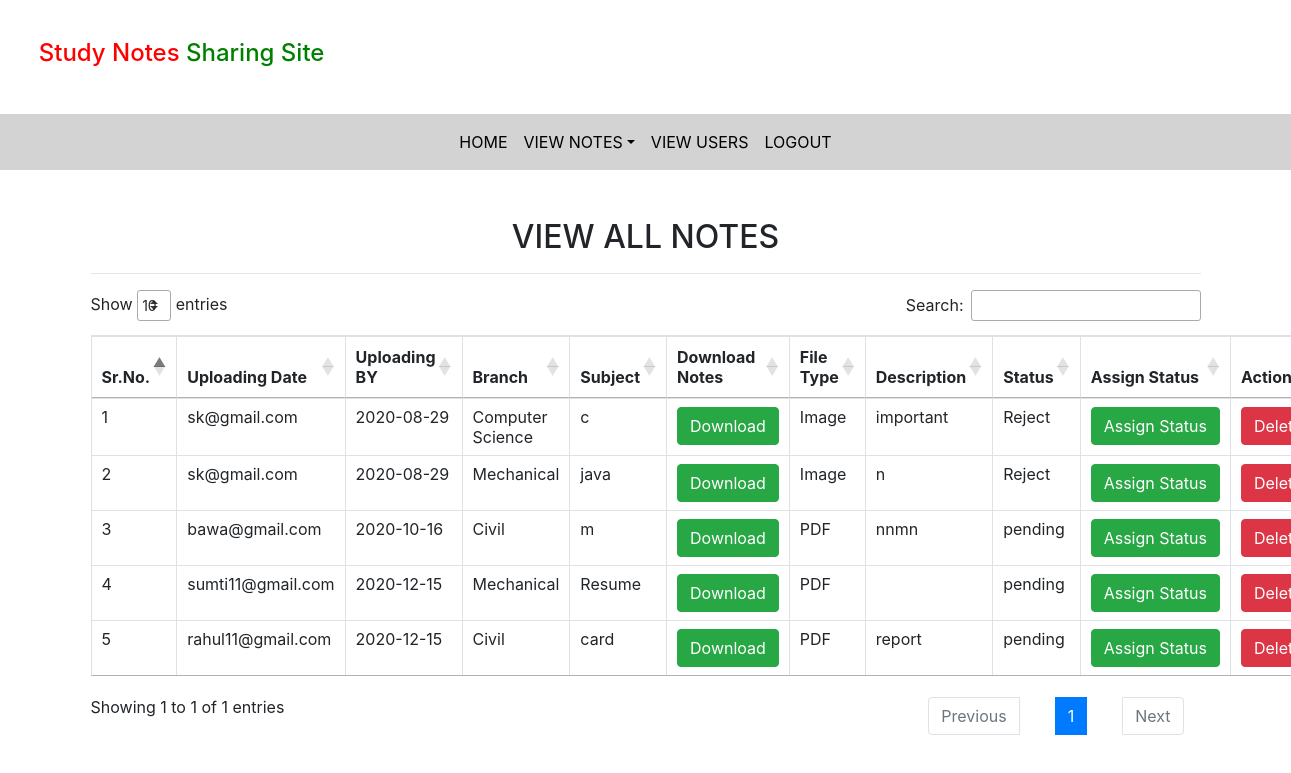
The app's page /all_notes/ (signed in) with its own data.
### notes/models.py (models this page shows, shortened)
class Notes(models.Model):
    user=models.ForeignKey(User,on_delete=models.CASCADE)
    uploadingdate=models.CharField(max_length=30)
    branch=models.CharField(max_length=30)
    subject=models.CharField(max_length=30)
    notesfile=models.FileField(null=True)
    filetype=models.CharField(max_length=30,null=True)
    description=models.CharField(max_length=200,null=True)
    status=models.CharField(max_length=15)

### notes/views.py (the view)
# urls.py: path('all_notes/',views.all_notes,name="all_notes"),
def all_notes(request):
    if not request.user.is_authenticated:
        return redirect('login_admin')
    notes=Notes.objects.all()
    d={'notes':notes}
    return render(request,'all_notes.html',d)

### notes/templates/all_notes.html (shortened to what this page needs)
{% extends 'admin_nav.html' %}
 {% load static %}
 {% block body %}
<link rel="stylesheet" href="https://cdnjs.cloudflare.com/ajax/libs/twitter-bootstrap/4.5.2/css/bootstrap.css">
<link rel="stylesheet" href="https://cdn.datatables.net/1.10.22/css/dataTables.bootstrap4.min.css">
 <div class="container mt-5">
   <h2 class="text-center">VIEW ALL NOTES</h2>
   <hr>
   <table class="table table-bordered" id="example">
     <thead>
       <tr>
         <th>Sr.No.</th>
         <th>Uploading Date</th>
         <th>Uploading BY</th>
         <th>Branch</th>
         <th>Subject</th>
         <th>Download Notes</th>
         <th>File Type</th>
         <th>Description</th>
         <th>Status</th>
         <th>Assign Status</th>
         <th>Action</th>
       </tr>
       </thead>
       {% for i in notes %}
       <tbody>
       <tr>
         <td>{{forloop.counter}}</td>
         <td>{{i.user.username}}</td>
         <td>{{i.uploadingdate}}</td>
         <td>{{i.branch}}</td>
         <td>{{i.subject}}</td>
         <td><a href="{{i.notesfile.url}}" class=" btn btn-success"download>Download</a></td>
         <td>{{i.filetype}}</td>
         <td>{{i.description}}</td>
         <td>{{i.status}}</td>
         <td><a href="{% url 'assign_status' i.id %}" class=" btn btn-success">Assign&nbsp;Status</a></td>
         <td><a href="{% url 'delete_notes' i.id %}" class=" btn btn-danger" onclick="return confirm('Are you sure?')">Delete</a></td>
       </tr>
       {% endfor %}
     </tbody>
   </table>
 </div>
 {% endblock body %}

### notes/templates/admin_nav.html (shortened to what this page needs)
<html>
<head>
    {% load static %}
    <link rel="stylesheet" href="https://use.fontawesome.com/releases/v5.7.0/css/all.css">
    <link rel="stylesheet" href="https://maxcdn.bootstrapcdn.com/bootstrap/4.5.2/css/bootstrap.min.css">
    <link rel="stylesheet" type="text/css" href="{% static 'css/mystyle.css' %}">
<link rel="stylesheet" href="https://cdn.datatables.net/1.10.21/css/jquery.dataTables.min.css">
<link rel="stylesheet" href="https://cdn.datatables.net/buttons/1.6.2/css/buttons.dataTables.min.css">
</head>
<h4 style="padding:3%"><span style="color:red">Study Notes</span><span style="color:green"> Sharing Site</span></h4>
<nav class="navbar navbar-expand-sm justify-content-center" style="background-color:lightgrey">
<ul class="navbar-nav">
  <li class="navbar-item">
   <a class="nav-link" href="{% url 'admin_home' %}">HOME</a>
  </li>
  <li class="navbar-item dropdown">
   <a class="nav-link dropdown-toggle" href="#" data-toggle="dropdown">VIEW NOTES</a>
  </li>
  <li class="navbar-item">
   <a class="nav-link" href="{% url 'view_users' %}">VIEW USERS</a>
  </li>
  <li class="navbar-item">
   <a class="nav-link" href="{% url 'logout' %}">LOGOUT</a>
  </li>
</ul>
</nav>
{% block body %}
{% endblock body %}
</html>

### notes/static/css/mystyle.css (style rules this page uses)
.nav-link { color: black; }

### records on screen
Notes: user.username "sk@gmail.com", uploadingdate "2020-08-29", branch "Computer Science", subject "c", filetype "Image", description "important", status "Reject"
Notes: user.username "sk@gmail.com", uploadingdate "2020-08-29", branch "Mechanical", subject "java", filetype "Image", description "n", status "Reject"
Notes: user.username "bawa@gmail.com", uploadingdate "2020-10-16", branch "Civil", subject "m", filetype "PDF", description "nnmn", status "pending"
Notes: user.username "sumti11@gmail.com", uploadingdate "2020-12-15", branch "Mechanical", subject "Resume", filetype "PDF", status "pending"
Notes: user.username "rahul11@gmail.com", uploadingdate "2020-12-15", branch "Civil", subject "card", filetype "PDF", description "report", status "pending"
